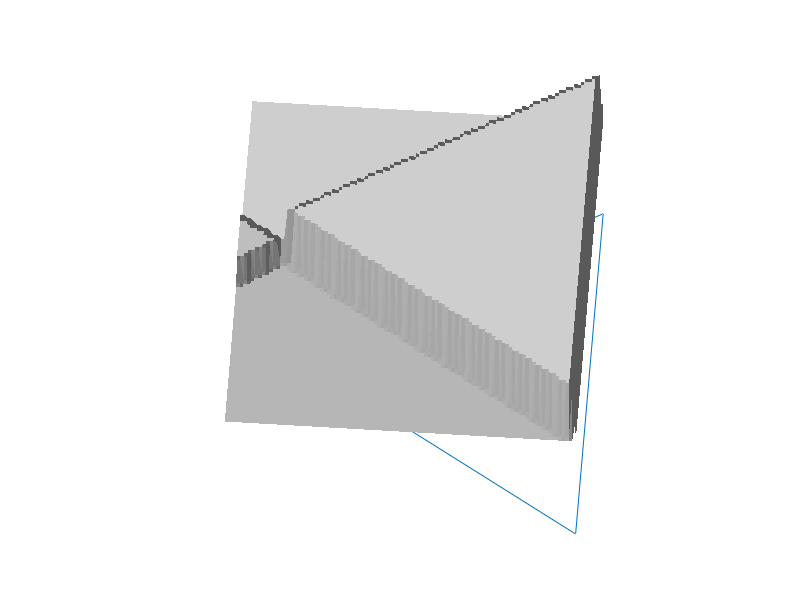

MATLAB code to generate this figure:
aa = [.9 .9 .9];
nn = 101;
dd = 1/(nn-1);

MM = [cos(pi/3) 1 0; sin(pi/3) 0 0; 1 1 1];
IM = inv(MM);

x1 = reshape((0:dd:1)'   * ones(1,nn), 1, nn*nn);
y1 = reshape(ones(1,nn)' * (0:dd:1)  , 1, nn*nn);
z1 = reshape(ones(1,nn)' * ones(1,nn), 1, nn*nn);

XX = IM * [x1; y1; z1];
xx = XX(1,:);
yy = XX(2,:);
zz = XX(3,:);

pp = zeros(1,nn*nn);
for ii = 1:nn*nn
  xyz = [xx(ii) yy(ii) zz(ii)];
  jj = find(xyz>0);
  pp(ii) = exp(gammaln(sum(aa(jj)))-sum(gammaln(aa(jj)))+(aa(jj)-1)*xyz(jj)');
end
pp = pp / max(pp) * .5;

colormap default
mm = contour(0:dd:1,0:dd:1,reshape(pp,[nn nn]),20);
hold on
plot(MM(2,[1 2 3 1]),MM(1,[1 2 3 1]));
hold off
axis off
set(gca,'CameraPosition', [-0.0464037 7.44273 8.0418]);
set(gca,'CameraPositionMode', 'manual');
set(gca,'CameraTarget', [0.5 0.5 0.25]);
set(gca,'CameraTargetMode', 'auto');
set(gca,'CameraUpVector', [0.1430892 -1.820793 0.40865]);
set(gca,'CameraUpVectorMode', 'manual');
set(gca,'CameraViewAngle', [4.6627]);
set(gca,'CameraViewAngleMode', 'auto');
axis([0 1 0 1 0 .5])
%print -depsc dircontour

colormap gray
hh = surfl(0:dd:1,0:dd:1,reshape(pp,[nn nn]),[5 5 5]);
set(hh(1),'linestyle','none');
hold on
plot(MM(2,[1 2 3 1]),MM(1,[1 2 3 1]));
hold off
axis off
set(gca,'CameraPosition', [-0.0464037 7.44273 8.0418]);
set(gca,'CameraPositionMode', 'manual');
set(gca,'CameraTarget', [0.5 0.5 0.25]);
set(gca,'CameraTargetMode', 'auto');
set(gca,'CameraUpVector', [0.1430892 -1.820793 0.40865]);
set(gca,'CameraUpVectorMode', 'manual');
set(gca,'CameraViewAngle', [4.6627]);
set(gca,'CameraViewAngleMode', 'auto');
%print -depsc -zbuffer dirhill



